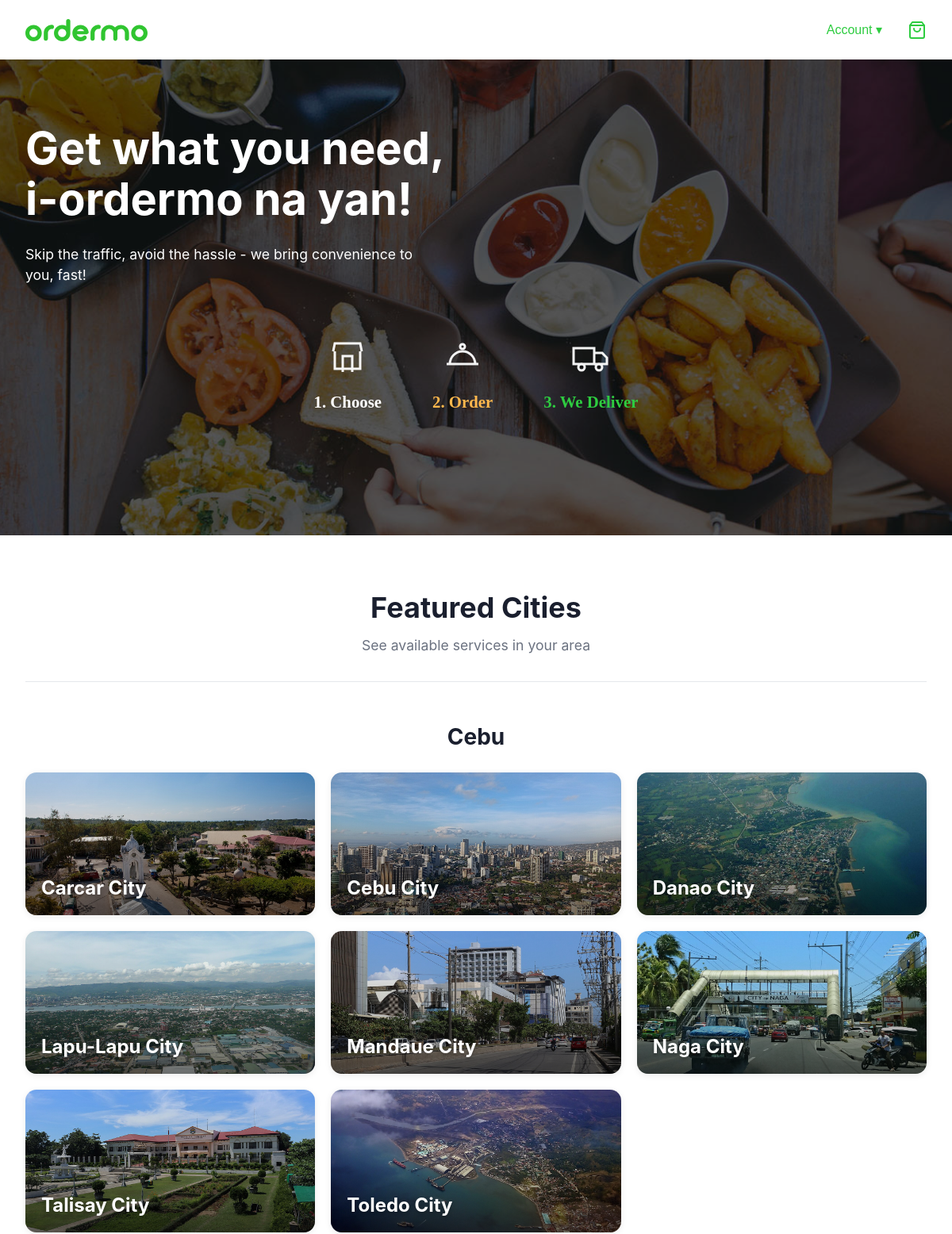
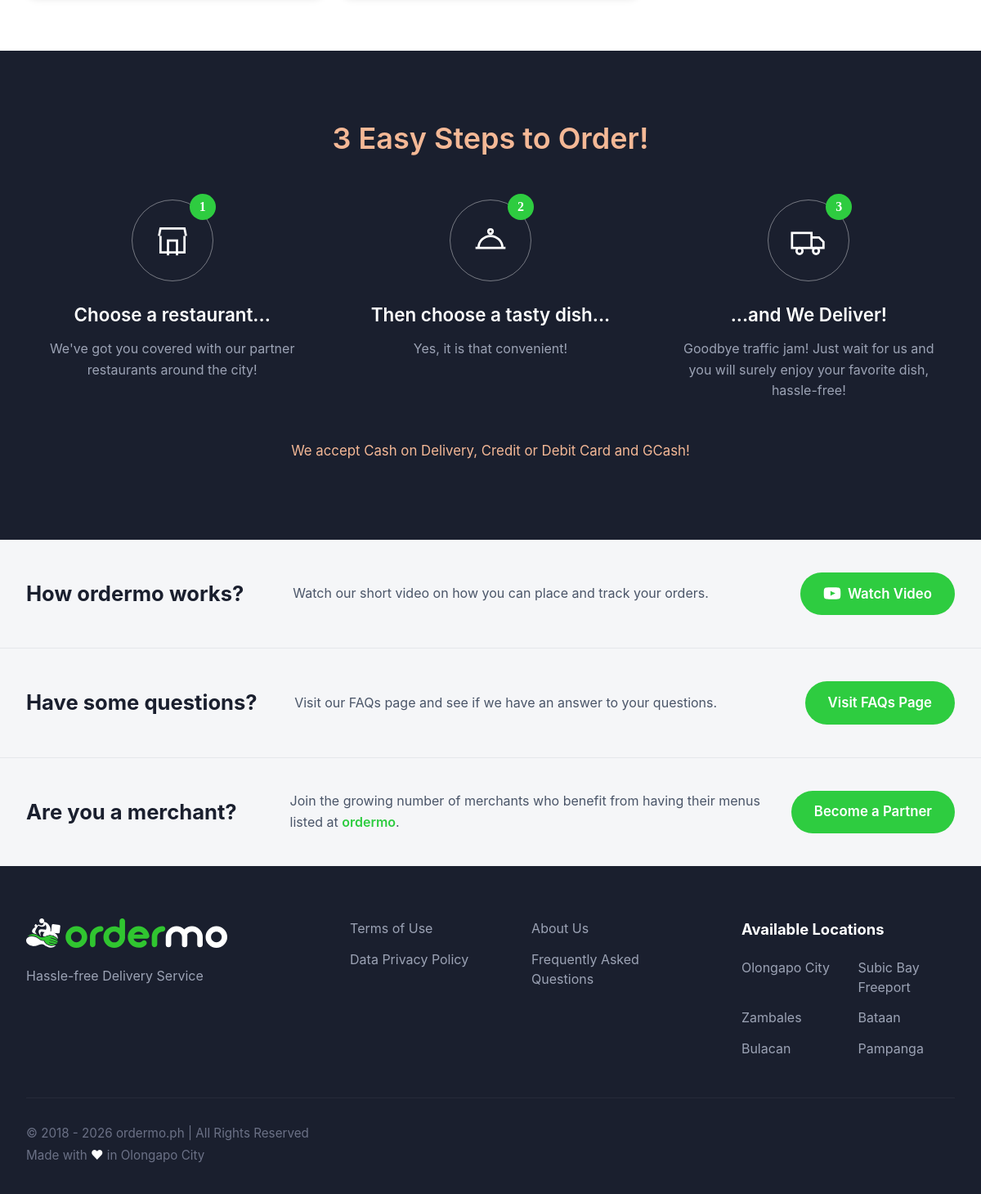
The page / on the database its author committed (2 pictures, top to bottom).
### tables this page shows
CREATE TABLE cities (
    id INT AUTO_INCREMENT PRIMARY KEY,
    name VARCHAR(100) NOT NULL,
    province VARCHAR(50) NOT NULL,
    image VARCHAR(255) NOT NULL,
    featured TINYINT(1) NOT NULL DEFAULT 0,
    created_at TIMESTAMP DEFAULT CURRENT_TIMESTAMP,
    INDEX idx_province (province),
    INDEX idx_featured (featured)
);

### app/controllers/HomeController.php (called while the page is built)
<?php
class HomeController extends Controller
{
    public function index(): void
    {
        $city     = $this->model('City');
        $provinces = $city->getGroupedByProvince();
        $this->view('home/index', [
            'title'     => 'ordermo.ph - We deliver your needs fast!',
            'provinces' => $provinces,
        ]);
    }
}

### app/core/App.php (called while the page is built, shortened)
<?php
class App
{
    private $method     = 'index';
    public function __construct()
    {
        $url = $this->parseUrl();
        $this->controller = new $this->controller;
        $this->params = $url ? array_values($url) : [];
        call_user_func_array([$this->controller, $this->method], $this->params);
    }
    private function parseUrl(): array
    {
        return [];
    }
}

### public/index.php (called while the page is built, shortened)
<?php
require_once __DIR__ . '/../app/core/App.php';
require_once __DIR__ . '/../app/core/Controller.php';
new App();

### app/models/City.php (called while the page is built, shortened)
<?php
class City
{
    public function getGroupedByProvince(): array
    {
        try {
            $db   = Database::getConnection();
            $stmt = $db->query(
                'SELECT id, name, image, province FROM cities
                 WHERE featured = 1
                 ORDER BY FIELD(province, "Cebu"), name'
            );
            $rows = $stmt->fetchAll();
            $grouped = [];
            foreach ($rows as $row) {
                $grouped[$row['province']][] = $row;
            }
            return $grouped;
        } catch (Throwable $e) {
            return $this->fallback();
        }
    }
}

### app/views/home/index.php (the view, shortened to what this page needs)
<section class="hero">
    <div class="hero-overlay"></div>
    <div class="hero-content">
        <h1>Get what you need,<br>i-ordermo na yan!</h1>
        <p>Skip the traffic, avoid the hassle - we bring convenience to you, fast!</p>
        <div class="steps">
            <div class="step">
                <div class="step-icon">
                    <svg width="48" height="48" viewBox="0 0 24 24" fill="none" stroke="white" stroke-width="1.5">
                        <path d="M3 9l1-5h16l1 5"/>
                        <path d="M4 9v11h16V9"/>
                        <path d="M9 22V12h6v10"/>
                    </svg>
                </div>
                <span class="step-label step-1">1. Choose</span>
            </div>
            <div class="step">
                <div class="step-icon">
                    <svg width="48" height="48" viewBox="0 0 24 24" fill="none" stroke="white" stroke-width="1.5">
                        <path d="M2 17h20"/>
                        <path d="M4 17a8 8 0 0 1 16 0"/>
                        <circle cx="12" cy="6" r="1.5"/>
                    </svg>
                </div>
                <span class="step-label step-2">2. Order</span>
            </div>
            <div class="step">
                <div class="step-icon">
                    <svg width="48" height="48" viewBox="0 0 24 24" fill="none" stroke="white" stroke-width="1.5">
                        <rect x="1" y="7" width="13" height="10"/>
                        <path d="M14 10h5l3 3v4h-8"/>
                        <circle cx="6" cy="19" r="2"/>
                        <circle cx="17" cy="19" r="2"/>
                    </svg>
                </div>
                <span class="step-label step-3">3. We Deliver</span>
            </div>
        </div>
    </div>
</section>
<section class="featured">
    <div class="featured-header">
        <h2>Featured Cities</h2>
        <p class="featured-sub">See available services in your area</p>
    </div>
    <?php foreach ($provinces as $province => $cities): ?>
        <div class="province-block">
            <h3 class="province-title"><?= htmlspecialchars($province) ?></h3>
            <div class="city-grid">
                <?php foreach ($cities as $c): ?>
                    <a href="<?= BASE_URL ?>city/<?= (int) $c['id'] ?>" class="city-card"
                       style="background-image:url('<?= BASE_URL ?>images/cities/<?= htmlspecialchars($c['image']) ?>')">
                        <span class="city-name"><?= htmlspecialchars($c['name']) ?></span>
                    </a>
                <?php endforeach; ?>
            </div>
        </div>
    <?php endforeach; ?>
</section>
<section class="easy-steps">
    <div class="easy-steps-inner">
        <h2>3 Easy Steps to Order!</h2>
        <div class="easy-steps-grid">
            <div class="easy-step">
                <div class="easy-step-icon">
                    <span class="easy-step-number">1</span>
                    <svg width="44" height="44" viewBox="0 0 24 24" fill="none" stroke="white" stroke-width="1.5">
                        <path d="M3 9l1-5h16l1 5"/>
                        <path d="M4 9v11h16V9"/>
                        <path d="M9 22V12h6v10"/>
                    </svg>
                </div>
                <h3>Choose a restaurant...</h3>
                <p>We've got you covered with our partner restaurants around the city!</p>
            </div>
            <div class="easy-step">
                <div class="easy-step-icon">
                    <span class="easy-step-number">2</span>
                    <svg width="44" height="44" viewBox="0 0 24 24" fill="none" stroke="white" stroke-width="1.5">
                        <path d="M2 17h20"/>
                        <path d="M4 17a8 8 0 0 1 16 0"/>
                        <circle cx="12" cy="6" r="1.5"/>
                    </svg>
                </div>
                <h3>Then choose a tasty dish...</h3>
                <p>Yes, it is that convenient!</p>
            </div>
            <div class="easy-step">
                <div class="easy-step-icon">
                    <span class="easy-step-number">3</span>
                    <svg width="44" height="44" viewBox="0 0 24 24" fill="none" stroke="white" stroke-width="1.5">
                        <rect x="1" y="7" width="13" height="10"/>
                        <path d="M14 10h5l3 3v4h-8"/>
                        <circle cx="6" cy="19" r="2"/>
                        <circle cx="17" cy="19" r="2"/>
                    </svg>
                </div>
                <h3>...and We Deliver!</h3>
                <p>Goodbye traffic jam! Just wait for us and you will surely enjoy your favorite dish, hassle-free!</p>
            </div>
        </div>
        <p class="payment-note">We accept Cash on Delivery, Credit or Debit Card and GCash!</p>
    </div>
</section>
<section class="cta-rows">
    <div class="cta-row">
        <h3 class="cta-title">How ordermo works?</h3>
        <p class="cta-desc">Watch our short video on how you can place and track your orders.</p>
        <a href="#" class="cta-btn">
            Watch Video
        </a>
    </div>
    <div class="cta-row">
        <h3 class="cta-title">Have some questions?</h3>
        <p class="cta-desc">Visit our FAQs page and see if we have an answer to your questions.</p>
        <a href="#" class="cta-btn">Visit FAQs Page</a>
    </div>
    <div class="cta-row">
        <h3 class="cta-title">Are you a merchant?</h3>
        <p class="cta-desc">Join the growing number of merchants who benefit from having their menus listed at <span class="brand-text">ordermo</span>.</p>
        <a href="#" class="cta-btn">Become a Partner</a>
    </div>
</section>

### app/core/Controller.php (shortened to what this page needs)
<?php
class Controller
{
    protected function view(string $view, array $data = [], string $layout = 'main'): void
    {
        $viewPath   = __DIR__ . '/../views/' . $view . '.php';
        $layoutPath = __DIR__ . '/../views/layouts/' . $layout . '.php';
        extract($data);
        require $viewPath;
        $content = ob_get_clean();
        if (file_exists($layoutPath)) {
            require $layoutPath;
        } else {
            echo $content;
        }
    }
}

### app/views/layouts/main.php (shortened to what this page needs)
<!DOCTYPE html>
<html lang="en">
<head>
    <link rel="stylesheet" href="<?= BASE_URL ?>css/style.css">
</head>
<body>
    <header class="site-header">
        <div class="navbar">
            <a href="<?= BASE_URL ?>" class="logo">
                <img src="<?= BASE_URL ?>images/logo.svg" alt="ordermo">
            </a>
            <nav class="nav-right">
                <?php if (!empty($_SESSION['user_id'])): ?>
                    <?php $initial = strtoupper(substr($_SESSION['user_name'] ?? '?', 0, 1)); ?>
                    <div class="dropdown">
                        <button class="dropdown-toggle user-avatar" aria-label="Account menu">
                            <span class="user-avatar-initial"><?= htmlspecialchars($initial) ?></span>
                        </button>
                        <ul class="dropdown-menu">
                            <li><a href="<?= BASE_URL ?>auth/logout">Logout</a></li>
                        </ul>
                    </div>
                <?php else: ?>
                    <div class="dropdown">
                        <button class="dropdown-toggle">Account <span class="caret">▾</span></button>
                    </div>
                <?php endif; ?>
                <a href="<?= BASE_URL ?>cart" class="cart-icon" aria-label="Cart">
                    <svg width="24" height="24" viewBox="0 0 24 24" fill="none" stroke="currentColor" stroke-width="2" stroke-linecap="round" stroke-linejoin="round">
                        <path d="M6 2 3 6v14a2 2 0 0 0 2 2h14a2 2 0 0 0 2-2V6l-3-4z"/>
                        <line x1="3" y1="6" x2="21" y2="6"/>
                        <path d="M16 10a4 4 0 0 1-8 0"/>
                    </svg>
                </a>
            </nav>
        </div>
    </header>
    <main>
        <?= $content ?>
    </main>
    <footer class="site-footer">
        <div class="footer-inner">
            <div class="footer-brand">
                <img src="<?= BASE_URL ?>images/logo-white.svg" alt="ordermo">
                <p>Hassle-free Delivery Service</p>
            </div>
            <ul class="footer-links">
                <li><a href="#">Terms of Use</a></li>
                <li><a href="#">Data Privacy Policy</a></li>
            </ul>
            <ul class="footer-links">
                <li><a href="#">About Us</a></li>
                <li><a href="#">Frequently Asked Questions</a></li>
            </ul>
            <div class="footer-locations">
                <h4>Available Locations</h4>
                <ul>
                    <li><a href="#">Olongapo City</a></li>
                    <li><a href="#">Subic Bay Freeport</a></li>
                    <li><a href="#">Zambales</a></li>
                    <li><a href="#">Bataan</a></li>
                    <li><a href="#">Bulacan</a></li>
                    <li><a href="#">Pampanga</a></li>
                </ul>
            </div>
        </div>
        <div class="footer-bottom">
            <p>&copy; 2018 - <?= date('Y') ?> ordermo.ph | All Rights Reserved</p>
            <p>Made with <span class="heart">&#9829;</span> in Olongapo City</p>
        </div>
    </footer>
</body>
</html>

### rows shown on the page
cities: image (picture), name "Carcar City"
cities: image (picture), name "Cebu City"
cities: image (picture), name "Danao City"
cities: image (picture), name "Lapu-Lapu City"
cities: image (picture), name "Mandaue City"
cities: image (picture), name "Naga City"
cities: image (picture), name "Talisay City"
cities: image (picture), name "Toledo City"

### other values the page prints
$province "Cebu"
